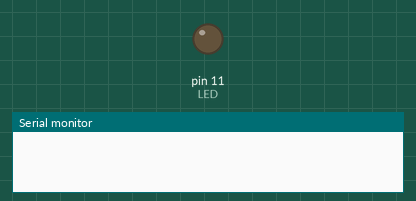
This sketch was run on a simulated Arduino Uno, built with avr-gcc and run on an emulated ATmega328P. Parts: output pins drawn as LEDs (lit = HIGH), the last lines printed to the serial monitor.

Above: at 0.05 s.
At 5.85 s:
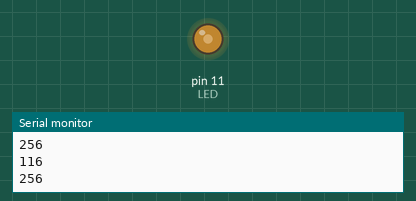
At 11.65 s:
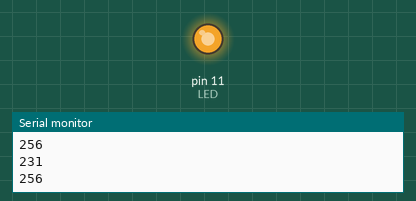
At 23.25 s:
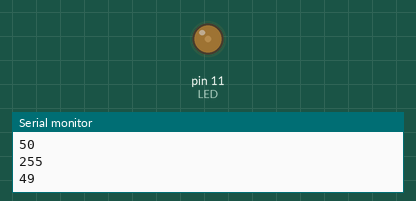
Timing chart, 0 to 33.4 s (numbered marks = the images above):
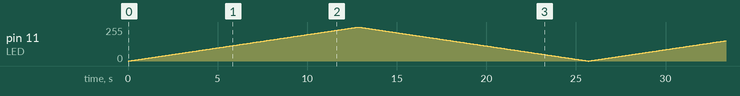

The sketch:

Led_Incremental_e_decremental_modelo_02.ino
```cpp
int LED = 11;
int incremental = 0;
int decremental = 256;


void setup() {
pinMode(LED, OUTPUT);
Serial.begin(9600);
}
void loop(){
  if(incremental < 255 ){
       analogWrite(LED, incremental);
        delay (50);
        incremental = incremental +1;
        if(incremental == 255 ){
           decremental = incremental;
        }
   }

   if(decremental <= 255 ){
       analogWrite(LED, decremental);
       delay (50);
       decremental = decremental -1;
       if(decremental == 0 ){
        incremental  = decremental;
         decremental = 256;
        }
   }
   Serial.println(incremental);
      Serial.println(decremental);
}
```
